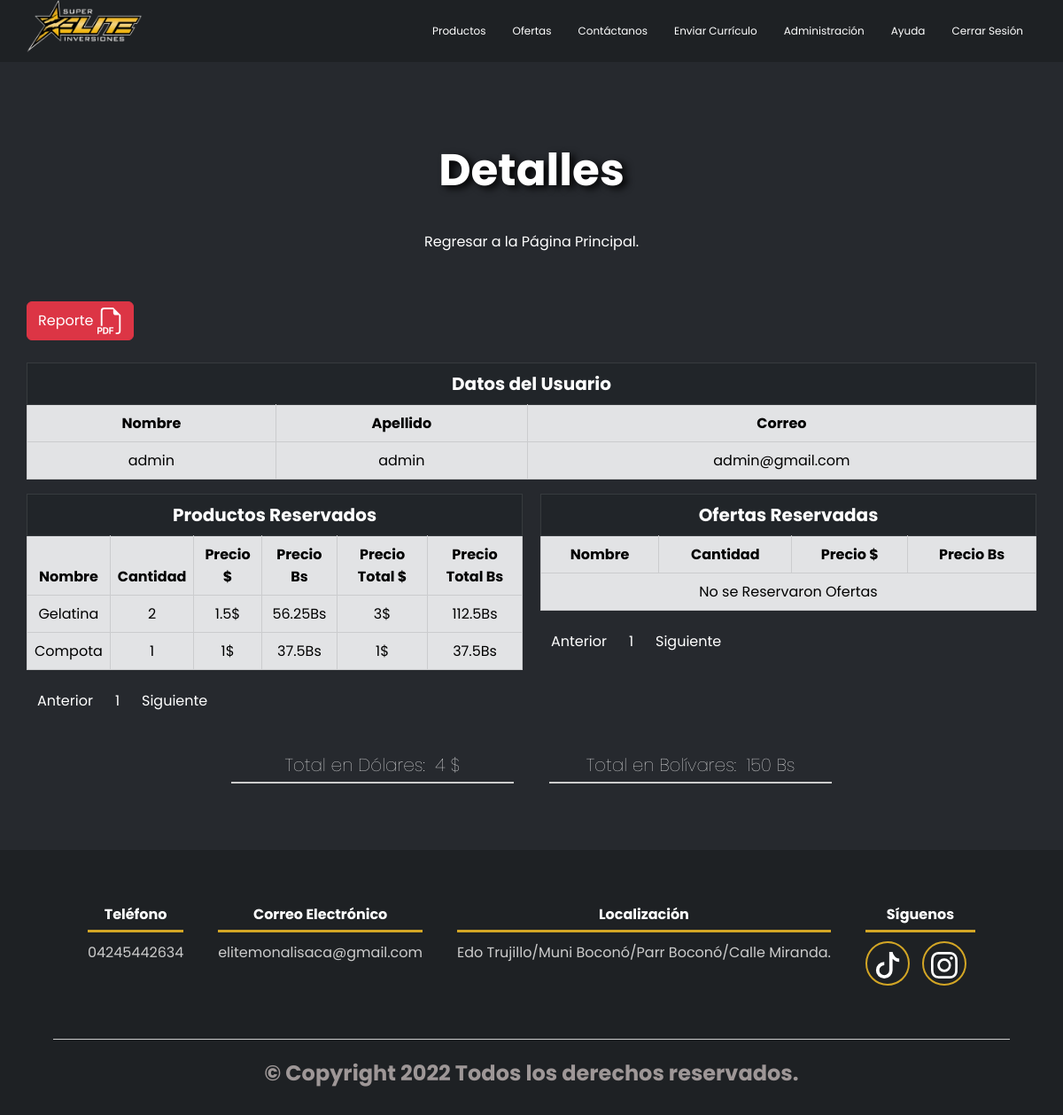
/pagina/Administracion_de_reservas_D.php?id=566152 (signed in), run on the app's committed database.
### tables this page shows
CREATE TABLE `users` (
  `ID` int(11) NOT NULL,
  `Nombre` varchar(200) NOT NULL,
  `Apellido` varchar(200) NOT NULL,
  `Correo_Electronico` varchar(200) NOT NULL,
  `usuario` varchar(50) NOT NULL,
  `contrasena` varchar(200) NOT NULL,
  `Reservas_Actuales` int(2) NOT NULL,
  `Tipo_ID` int(1) NOT NULL
);

CREATE TABLE `producto_cp` (
  `ID_PP` int(11) NOT NULL,
  `Cantidad_Pedido` varchar(200) NOT NULL,
  `Precio_P` varchar(200) NOT NULL,
  `Precio_B` varchar(200) NOT NULL,
  `total_precio` varchar(200) NOT NULL,
  `total_precio_BS` varchar(200) NOT NULL,
  `ID_P` varchar(200) NOT NULL,
  `Referencia` varchar(200) NOT NULL
);

CREATE TABLE `productos` (
  `ID_P` varchar(200) NOT NULL,
  `NombreP` varchar(200) NOT NULL,
  `Precio` varchar(200) NOT NULL,
  `archivoBLOB` longtext NOT NULL,
  `Cantidad_R` varchar(200) NOT NULL,
  `Cantidad` varchar(200) NOT NULL,
  `Fecha_de_vencimiento_P` date DEFAULT NULL,
  `Descripcion_P` varchar(200) NOT NULL,
  `ID_Marca` int(11) NOT NULL,
  `Categoria_P_ID` int(50) NOT NULL
);

CREATE TABLE `pedido_cp` (
  `Referencia` varchar(50) NOT NULL,
  `estado` varchar(200) NOT NULL,
  `total` varchar(200) NOT NULL,
  `total2` varchar(200) NOT NULL,
  `Fecha_R` date NOT NULL,
  `Fecha_RL` date NOT NULL,
  `Comprobante_cp` varchar(200) DEFAULT NULL,
  `ID` int(11) NOT NULL,
  `Tipo_pedido_ID` int(1) NOT NULL,
  `ID_Sucursal` int(11) DEFAULT NULL,
  `ID_Cuenta_Bancaria` int(11) DEFAULT NULL
);

### pagina/database2.php (called while the page is built, shortened)
<?php
function listar_productos2($conexion,$id){
	$sql="SELECT * FROM productos Where ID_P='$id'";
	$query=mysqli_query($conexion,$sql);
	return $query;
}
function listar_U($conexion,$id){
	$sql="SELECT * FROM users Where ID='$id'";
	$query=mysqli_query($conexion,$sql);
	return $query;
}
function listar_reservas2($conexion,$id){
	$sql="SELECT * FROM pedido_cp WHERE Referencia='$id'";
	$query = mysqli_query($conexion, $sql);
	return $query;
}
function listar_pedido($conexion,$referencia){
	$sql="SELECT * FROM producto_cp Where Referencia='$referencia'";
	$query = mysqli_query($conexion, $sql);
	return $query;
}
function listar_pedido2($conexion,$referencia){
	$sql="SELECT * FROM oferta_cp Where Referencia='$referencia'";
	$query = mysqli_query($conexion, $sql);
	return $query;
}
 ?>

### pagina/Administracion_de_reservas_D.php (the view, shortened to what this page needs)
<?php
	require 'database.php';
	if (isset($_SESSION['usuario_id'])) {
		$records = $conn->prepare('SELECT id, usuario, contrasena FROM users WHERE id = :id');
		$records->bindparam(':id', $_SESSION['usuario_id']);
		$records->execute();
		$resultados = $records->fetch(PDO::FETCH_ASSOC);
		$user = null;
		if(count($resultados) > 0 ){
			$user = $resultados;
		}
		else{
			header('location CerrarSesion.php');
		}
	}
?>
<!DOCTYPE html>
<html lang="en">
<head>
    <link rel="stylesheet" type="text/css" href="Estilos_Detalles_Reservas.css">
    <link rel="stylesheet" type="text/css" href="Estilos_Acceso_Denegado.css">
    <?php include("link.php");?>
</head>
<body>
    <?php if (!empty($user) and $user['id'] == '1'): ?>
    <?php
		include("barra_de_navegacion1.php");
		?>
    <br>
    <br>
    <br>
    <br>
    <br>
    <h1>Detalles</h1>
    <div class="Regresar">
        <a href="Index.php">Regresar a la Página Principal.</a>
    </div>
    <?php
		include("database2.php");
		$conexion=conexion();
		$id=$_GET['id'];
		$query=listar_reservas2($conexion,$id);
		$row = mysqli_fetch_assoc($query);
		$referencia=$row ['Referencia'];
		$referencia_C=$row['ID'];
		$total=$row['total'];
		$total2=$row['total2'];
		$query3=listar_pedido($conexion,$referencia);
		$query4=listar_pedido2($conexion,$referencia);
		$query2=listar_U($conexion,$referencia_C);
		?>
    <br>
    <div class="container">
        <div class="boton_reporte">
            <a class='btn_report btn-danger' href="Reporte_detalles_de_reserva.php?id=<?php echo $referencia?>"
                target="Reporte_detalles_de_reserva.php?id=<?php echo $referencia?>">
                <p class="title_reporte">Reporte</p><img src="assets\filetype-pdf.svg" alt="" class="icon_1">
            </a>
        </div>
        <br>
        <div class="table-responsive">
            <table class="table table-secondary table-bordered">
                <thead class="table-dark">
                    <tr>
                        <th colspan="3" style="font-size: 20px;">Datos del Usuario</th>
                    </tr>
                </thead>
                <thead class="table-primary">
                    <tr>
                        <th>Nombre</th>
                        <th>Apellido</th>
                        <th>Correo</th>
                    </tr>
                </thead>
                <tbody>
                    <?php
						while ($row2 = mysqli_fetch_assoc($query2)) {
							$Nombre = $row2 ['Nombre'];
							$Apellido=$row2['Apellido'];
							$Correo=$row2['Correo_Electronico'];
							?>
                    <tr>
                        <td><?php echo $Nombre; ?></td>
                        <td><?php echo $Apellido; ?></td>
                        <td><?php echo $Correo; ?></td>
                    </tr>
                    <?php
						}
						?>
                </tbody>
            </table>
        </div>
    </div>
    <div class="container_all_table">
        <div class="container_table_productos">
            <div class="table-responsive">
                <table class="table table-secondary table-bordered" id="tblDatos_1">
                    <thead class="table-dark">
                        <tr>
                            <th colspan="7" style="font-size: 20px;">Productos Reservados</th>
                        </tr>
                    </thead>
                    <thead class="table-primary">
                        <tr>
                            <th>Nombre</th>
                            <th>Cantidad</th>
                            <th>Precio $</th>
                            <th>Precio Bs</th>
                            <th>Precio Total $</th>
                            <th>Precio Total Bs</th>
                        </tr>
                    </thead>
                    <tbody>
                        <?php
				if($query3 -> num_rows >0){
				while ($row3 = mysqli_fetch_assoc($query3)) {
					$id=$row3['ID_P'];
					$query8= listar_productos2($conexion,$id);
					$row8= mysqli_fetch_assoc($query8);
					if(!empty($row8['NombreP'])){
						$Nombre2 = $row8 ['NombreP'];					}
					else{
						$Nombre2= 'Producto elimidado';
						$archivo2= 'Producto eliminado';
					}
					$Cantidad=$row3['Cantidad_Pedido'];
					$Precio=$row3['Precio_P'];
					$Precio_B=$row3['Precio_B'];
					$total_precio=$row3['total_precio'];
					$total_precio_BS=$row3['total_precio_BS'];
					?>
                        <tr>
                            <td><?php echo $Nombre2; ?></td>
                            <td><?php echo $Cantidad; ?></td>
                            <td><?php echo $Precio; ?>$</td>
                            <td><?php echo $Precio_B; ?>Bs</td>
                            <td><?php echo $total_precio; ?>$</td>
                            <td><?php echo $total_precio_BS; ?>Bs</td>
                        </tr>
                        <?php
				}
			}
			else{
				?>
                        <tr class="text-center">
                            <td colspan="16">No se Reservaron Productos</td>
                        </tr>
                        <?php
			}
			?>
                    </tbody>
                </table>
                <div class="contenedor_paginador">
                    <div id="paginador_1" class=""></div>
                </div>
            </div>
        </div>
        <div class="container_table_ofertas">
            <div class="table-responsive">
                <table class="table table-secondary table-bordered" id="tblDatos_2">
                    <thead class="table-dark">
                        <tr>
                            <th colspan="7" style="font-size: 20px;">Ofertas Reservadas</th>
                        </tr>
                    </thead>
                    <thead class="table-primary">
                        <tr>
                            <th>Nombre</th>
                            <th>Cantidad</th>
                            <th>Precio $</th>
                            <th>Precio Bs</th>
                        </tr>
                    </thead>
                    <tbody>
                        <?php
						if($query4 -> num_rows >0){
						while ($row4 = mysqli_fetch_assoc($query4)) {
							$id=$row4 ['ID_Oferta'];
							$query7=listar_Ofertas2($conexion,$id);
							$row7= mysqli_fetch_assoc($query7);
							if(!empty($row7['Nombre_Oferta'])){
								$Nombre = $row7 ['Nombre_Oferta'];
							}
							else{
								$Nombre= 'Oferta elimidada';
								$archivo= 'Oferta eliminada';
							}
							$Cantidad=$row4['Cantidad_Pedido_O'];
							$total_precio=$row4['Total_precio_o'];
							$total_precio_BS=$row4['Total_precio_bs_o'];
							?>
                        <tr>
                            <td><?php echo $Nombre; ?></td>
                            <td><?php echo $Cantidad; ?></td>
                            <td><?php echo $total_precio; ?>$</td>
                            <td><?php echo $total_precio_BS; ?>Bs</td>
                        </tr>
                        <?php
				}
			}
			else{
				?>
                        <tr class="text-center">
                            <td colspan="16">No se Reservaron Ofertas</td>
                        </tr>
                        <?php
			}
			?>
                    </tbody>
                </table>
                <div class="contenedor_paginador">
                    <div id="paginador_2" class=""></div>
                </div>
            </div>
        </div>
    </div>
    <div class="total_pagar">
        <h2 class="Titulo_2">Total en Dólares:&nbsp;
            <?php echo $total; ?>&nbsp;$
        </h2>
        <h2 class="Titulo_3">Total en Bolívares:&nbsp;
            <?php echo $total2; ?>&nbsp;Bs
        </h2>
    </div>
    <br>
    <br>
    <br>
    <?php
	include("Footer.php");
	?>
    <?php endif; ?>
</body>
</html>

### pagina/link.php
<link rel="stylesheet" type="text/css" href="Estilos_Menu_Desplegable_12.css">
<link rel="stylesheet" type="text/css" href="Estilos_footer.css">
<link rel="stylesheet" type="text/css" href="Estilos_modales.css">

### pagina/barra_de_navegacion1.php (shortened to what this page needs)
<nav class="menu">
    <section class="menu_contenedor">
        <div class="Logo" align="Center">
            <a href="Index.php">
                <img width="130" height="87" class="logo" src="Imagenes/Logo.png" alt="Logo">
            </a>
        </div>
        <ul class="menu_links">
            <li class="menu_item">
                <a href="Productos.php" class="menu_link">Productos</a>
            </li>
            <li class="menu_item">
                <a href="Ofertas.php" class="menu_link">Ofertas</a>
            </li>
            <li class="menu_item">
                <a href="Contactanosh.php" class="menu_link">Contáctanos</a>
            </li>
            <li class="menu_item">
                <a href="Empleoh.php" class="menu_link">Enviar Currículo</a>
            </li>
            <li class="menu_item">
                <a href="Administrador.php" class="menu_link">Administración</a>
            </li>
            <li class="menu_item">
                <a href="Ayuda.php" class="menu_link">Ayuda</a>
            </li>
            <li class="menu_item">
                <a href="#" class="menu_link log_out">Cerrar Sesión</a>
            </li>
        </ul>
    </section>
</nav>

### pagina/Footer.php
<footer>
    <div class="contenedor_footer">
        <div class="conten_foo">
            <h4>Teléfono</h4>
            <p>04245442634</p>
        </div>
        <div class="conten_foo">
            <h4>Correo Electrónico</h4>
            <p>elitemonalisaca@gmail.com</p>
        </div>
        <div class="conten_foo">
            <h4>Localización</h4>
            <p>Edo Trujillo/Muni Boconó/Parr Boconó/Calle Miranda.</p>
        </div>
        <div class="conten_foo">
            <h4>Síguenos</h4>
            <div class="redes_sociales">
                <div class="tiktok">
                    <a href="https://www.tiktok.com/@inv..super.elite"><img src="assets/Tiktok.svg" class="icon_social"></a>
                </div>
                <div class="instagram">
                    <a href="https://www.instagram.com/inversionessuperelite/"><img src="assets/Instagram.svg" class="icon_social"></a>
                </div>
            </div>
        </div>
    </div>
    <h2 class="Copyright">&#169; Copyright 2022 Todos los derechos reservados.</h2>
</footer>

### pagina/Estilos_Acceso_Denegado.css (style rules this page uses)
* { margin: 0; padding: 0; -webkit-box-sizing: border-box; -moz-box-sizing: border-box; box-sizing: border-box; }
body { background-color: #26292e; font-family: 'Poppins', sans-serif; }
:root { --bs-blue: #0d6efd; --bs-indigo: #6610f2; --bs-purple: #6f42c1; --bs-pink: #d63384; --bs-red: #dc3545; --bs-orange: #fd7e14; --bs-yellow: #ffc107; --bs-green: #198754; --bs-teal: #20c997; --bs-cyan: #0dcaf0; --bs-black: #000; --bs-white: #fff; --bs-gray: #6c757d; --bs-gray-dark: #343a40; --bs-gray-100: #f8f9fa; --bs-gray-200: #e9ecef; --bs-gray-300: #dee2e6; --bs-gray-400: #ced4da; --bs-gray-500: #adb5bd; --bs-gray-600: #6c757d; --bs-gray-700: #495057; --bs-gray-800: #343a40; --bs-gray-900: #212529; --bs-primary: #0d6efd; --bs-secondary: #6c757d; --bs-success: #198754; --bs-info: #0dcaf0; --bs-warning: #ffc107; --bs-danger: #dc3545; --bs-light: #f8f9fa; --bs-dark: #212529; --bs-primary-rgb: 13, 110, 253; --bs-secondary-rgb: 108, 117, 125; --bs-success-rgb: 25, 135, 84; --bs-info-rgb: 13, 202, 240; --bs-warning-rgb: 255, 193, 7; --bs-danger-rgb: 220, 53, 69; --bs-light-rgb: 248, 249, 250; --bs-dark-rgb: 33, 37, 41; --bs-white-rgb: 255, 255, 255; --bs-black-rgb: 0, 0, 0; --bs-body-color-rgb: 33, 37, 41; --bs-body-bg-rgb: 255, 255, 255; --bs-font-sans-serif: system-ui, -apple-system, "Segoe UI", Roboto, "Helvetica Neue", "Noto Sans", "Liberation Sans", Arial, sans-serif, "Apple Color Emoji", "Segoe UI Emoji", "Segoe UI Symbol", "Noto Color Emoji"; --bs-font-monospace: SFMono-Regular, Menlo, Monaco, Consolas, "Liberation Mono", "Courier New", monospace; --bs-gradient: linear-gradient(180deg, rgba(255, 255, 255, 0.15), rgba(255, 255, 255, 0)); --bs-body-font-family: var(--bs-font-sans-serif); --bs-body-font-size: 1rem; --bs-body-font-weight: 400; --bs-body-line-height: 1.5; --bs-body-color: #212529; --bs-body-bg: #fff; --bs-border-width: 1px; --bs-border-style: solid; --bs-border-color: #dee2e6; --bs-border-color-translucent: rgba(0, 0, 0, 0.175); --bs-border-radius: 0.375rem; --bs-border-radius-sm: 0.25rem; --bs-border-radius-lg: 0.5rem; --bs-border-radius-xl: 1rem; --bs-border-radius-2xl: 2rem; --bs-border-radius-pill: 50rem; --bs-link-color: #0d6efd; --bs-link-hover-color: #0a58ca; --bs-code-color: #d63384; --bs-highlight-bg: #fff3cd }

### pagina/Estilos_Menu_Desplegable_12.css (style rules this page uses)
* { margin: 0; padding: 0; box-sizing: border-box; }
body { font-family: 'Poppins', sans-serif; }
.menu { background-color: #1e2124; color: #fff; width: 100%; height: 70px; font-size: 12px; position: fixed; z-index: 4; }
.menu_contenedor { display: flex; justify-content: space-between; align-items: center; width: 95%; max-width: 1300px; height: 100%; margin: 0 auto; }
.menu_links { height: 100%; transition: transform .3s; display: flex; z-index: 1; }
.menu_item { list-style: none; position: relative; height: 100%; --clip: polygon(0 0, 100% 0, 100% 0, 0 0); --transform: rotate(-90deg); }
.menu_link { color: #fff; text-decoration: none; padding: 0 15px; display: flex; height: 100%; align-items: center; }

### pagina/Estilos_footer.css (style rules this page uses)
footer { background-color: #1e2124; padding: 60px 0 30px 0; margin: auto; bottom: 0; overflow: hidden; width: 100%; }
.contenedor_footer { display: flex; width: 90%; max-width: 1300px; justify-content: space-evenly; margin: auto; padding-bottom: 50px; border-bottom: 1px solid #ccc; }
.conten_foo { text-align: center; }
.conten_foo h4 { color: #fff; border-bottom: 3px solid #d3a625; padding-bottom: 5px; margin-bottom: 10px; }
.conten_foo p { color: #ccc; }
.tiktok { display: inline-block; height: 50px; width: 50px; padding-top: 10px; margin: 0 10px 10px 0; text-align: center; line-height: 40px; border-radius: 50px; border: 2px solid #d3a625; }
.instagram { display: inline-block; height: 50px; width: 50px; padding-top: 10px; margin: 0 10px 10px 0; text-align: center; line-height: 40px; border-radius: 50px; border: 2px solid #d3a625; }
.icon_social { width: 30px; }
.Copyright { text-align: center; font-size: 24px; margin: 20px 0 0 0; color: #9e9797; }

### data on the page
users: Nombre "admin", Apellido "admin", Correo_Electronico "admin@gmail.com"
producto_cp: productos.NombreP "Gelatina", Cantidad_Pedido "2", Precio_P "1.5", Precio_B "56.25", total_precio "3", total_precio_BS "112.5"
producto_cp: productos.NombreP "Compota", Cantidad_Pedido "1", Precio_P "1", Precio_B "37.5", total_precio "1", total_precio_BS "37.5"
pedido_cp: total "4", total2 "150"
